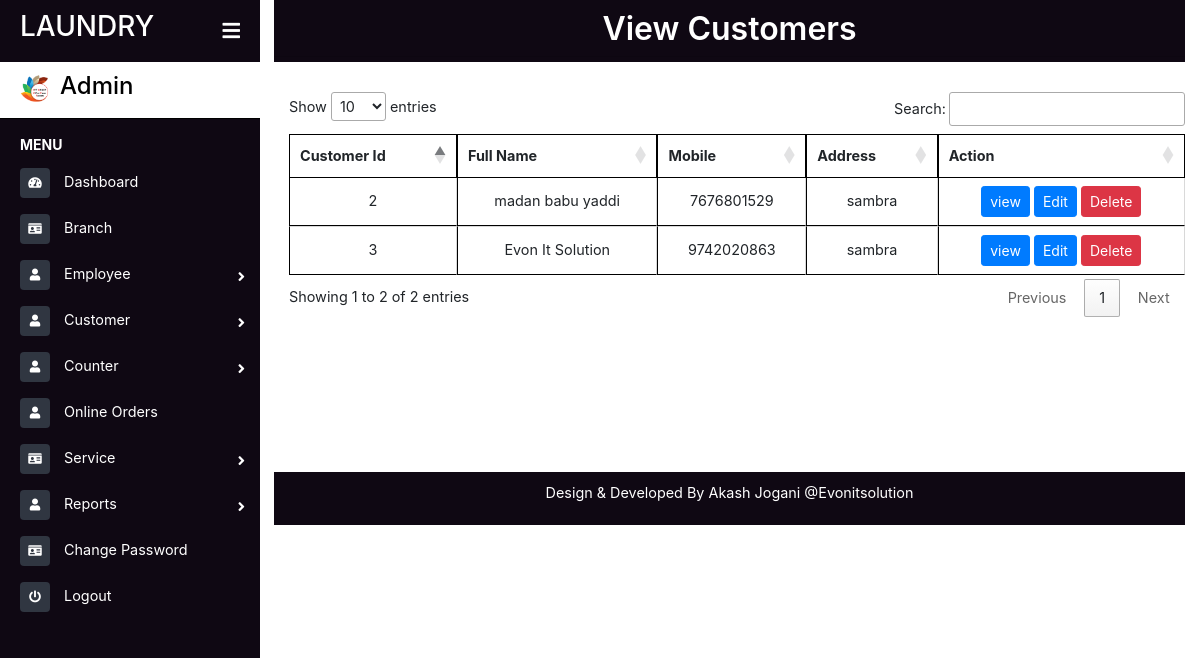
The app's page /cust_view.php, older data.
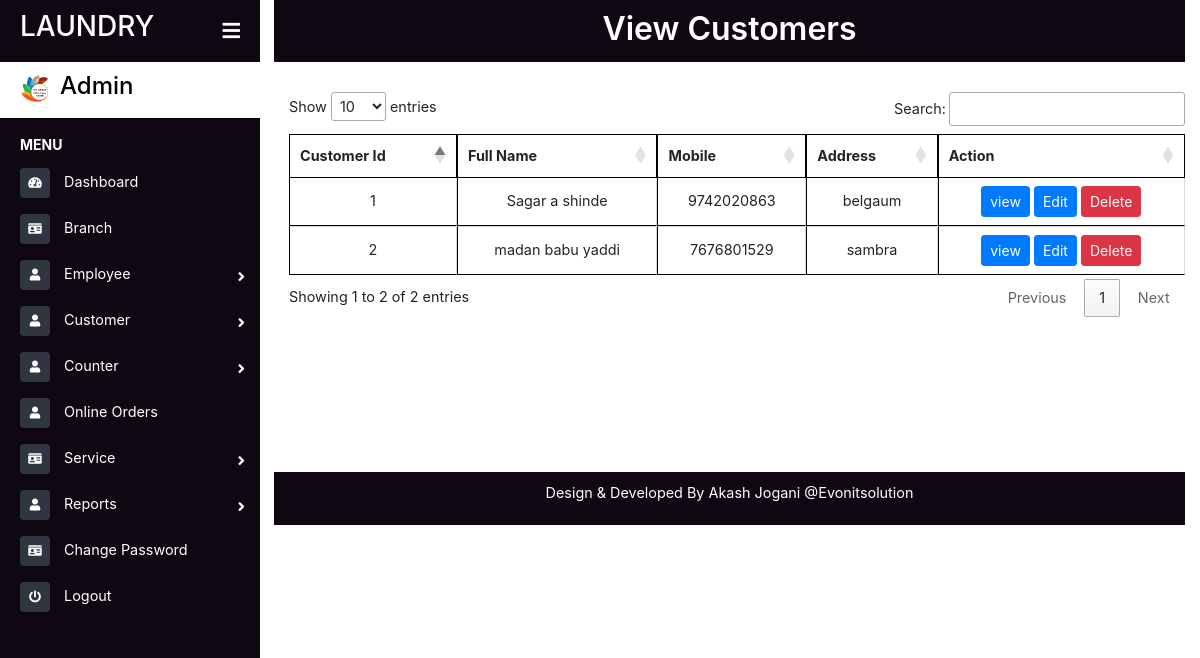
The same page, newer data.
### tables this page shows
CREATE TABLE `customer` (
  `cid` int(10) NOT NULL,
  `fname` varchar(20) NOT NULL,
  `mname` varchar(20) NOT NULL,
  `lname` varchar(20) NOT NULL,
  `email` varchar(30) NOT NULL,
  `mobile` varchar(12) NOT NULL,
  `hno` varchar(10) NOT NULL,
  `adds` varchar(50) NOT NULL,
  `land` varchar(20) NOT NULL,
  `city` varchar(20) NOT NULL,
  `state` varchar(20) NOT NULL,
  `zip` varchar(10) NOT NULL,
  `full` varchar(100) NOT NULL
);

### cust_view.php (the view, shortened to what this page needs)
<?php include("sidebar.php");
include("connect.php");
?>
<link href="assets/css/foms.css" rel="stylesheet">
<div class="page-content container-fluid">
    <div class="footer">
        <div class="d-flex justify-content-center">
             <h2 class="" style=" font-weight: 600">View Customers</h2>
        </div>
        <hr style="margin: 0px;">
    </div>
</div>
<main class="page-content">
    <div class="container">
        <div class="table-responsive" style="overflow-y:scroll; height: 380px; width:80% margin-left: 100px;">
            <table id="example" class="cell-border" style="width:100%">
            <thead>
                <tr>
                    <th>Customer Id</th>
                    <th>Full Name</th>
                    <th>Mobile</th>
                    <th>Address</th>
                    <th>Action</th>
                </tr>
            </thead>
            <tbody>
                <?php
                    $qry="select * from customer";
                    $exc=mysqli_query($conn,$qry);
                    while($row=mysqli_fetch_array($exc)){
                    ?>
                    <tr class="text-center">
                        <td><?php echo $row['cid'] ?></td>
                        <td><?php echo $row['full'] ?></td>
                        <td><?php echo $row['mobile'] ?></td>
                        <td><?php echo $row['adds'] ?></td>
                    <td class="text-center">
                            <a href="add_cust.php?edit1=<?php echo $row['cid']?>"><button class="btn btn-sm btn-primary">view</button> </a>
                            <a href="add_cust.php?edit=<?php echo $row['cid']?>"><button class="btn btn-sm btn-primary">Edit</button> </a>
                            <a onclick="del(<?php echo $row['cid']; ?>)"><button class="btn btn-sm btn-danger deletebutton" type="button">Delete</button></a></td>
                    </tr>
                    <?php
                    }
                ?>
            </tbody>
            </table>
        </div>
    </div>
</main>
<?php include("footer.php"); ?>

Row changes from the older to the newer data that the page shows:
removed customer: cid "3", full "Evon It Solution", mobile "9742020863", adds "sambra"
added customer: cid "1", full "Sagar a shinde", mobile "9742020863", adds "belgaum"
